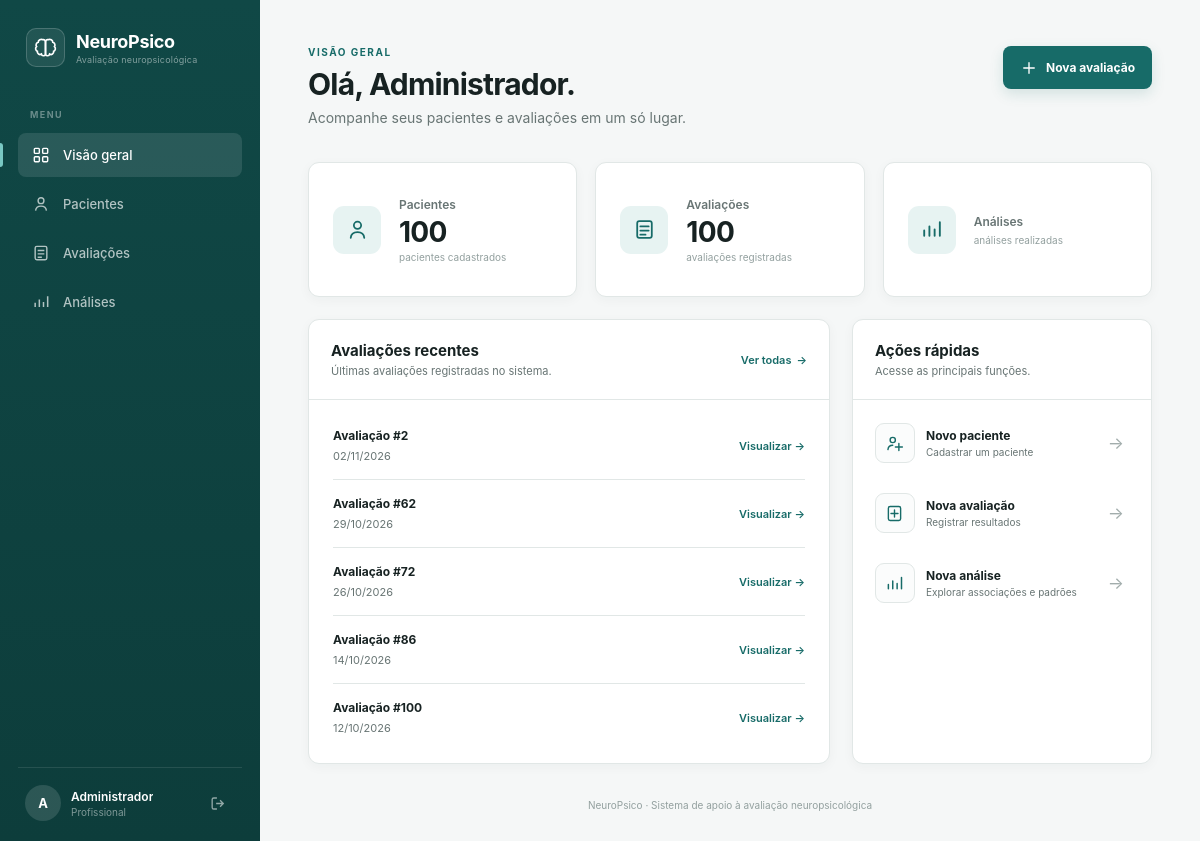
The app's page /dashboard (signed in) with its own data.
### app/models/profissional.py (models this page shows, shortened)
class Profissional(UserMixin, db.Model):
    __tablename__ = "profissional"
    id = db.Column(db.Integer, primary_key=True)
    nome = db.Column(db.String(150), nullable=False)
    email = db.Column(db.String(150), nullable=False, unique=True)
    senha = db.Column(db.String(255), nullable=False)
    avaliacoes = db.relationship(
        "Avaliacao",
        back_populates="profissional"
    )

### app/models/avaliacao.py (models this page shows, shortened)
class Avaliacao(db.Model):
    __tablename__ = "avaliacao"
    id = db.Column(db.Integer, primary_key=True)
    data = db.Column(db.Date, nullable=False)
    queixa_atual = db.Column(db.Text)
    horas_sono_anterior = db.Column(db.Float)
    observacao = db.Column(db.Text)
    profissional_id = db.Column(
        db.Integer,
        db.ForeignKey("profissional.id"),
        nullable=False
    )
    paciente_id = db.Column(
        db.Integer,
        db.ForeignKey("paciente.id"),
        nullable=False
    )
    profissional = db.relationship(
        "Profissional",
        back_populates="avaliacoes"
    )
    paciente = db.relationship(
        "Paciente",
        back_populates="avaliacoes"
    )
    ravlt = db.relationship(
        "RAVLT",
        back_populates="avaliacao",
        uselist=False,
        cascade="all, delete-orphan"
    )
    tmt = db.relationship(
        "TMT",
        back_populates="avaliacao",
        uselist=False,
        cascade="all, delete-orphan"
    )
    fluencia_verbal = db.relationship(
        "FluenciaVerbal",
        back_populates="avaliacao",
        uselist=False,
        cascade="all, delete-orphan"
    )

### app/routes/auth.py (the view)
@auth_bp.route("/dashboard")
@login_required
def dashboard():
    pacientes_com_avaliacao = db.session.scalar(
        db.select(
            db.func.count(
                db.func.distinct(Avaliacao.paciente_id)
            )
        ).where(
            Avaliacao.profissional_id == current_user.id
        )
    ) or 0
    total_avaliacoes = db.session.scalar(
        db.select(db.func.count(Avaliacao.id))
        .where(
            Avaliacao.profissional_id == current_user.id
        )
    ) or 0
    avaliacoes_recentes = db.session.scalars(
        db.select(Avaliacao)
        .where(
            Avaliacao.profissional_id == current_user.id
        )
        .order_by(
            Avaliacao.data.desc(),
            Avaliacao.id.desc()
        )
        .limit(5)
    ).all()
    df = AnaliseService.preparar_dados(current_user.id)
    indicadores = AnaliseService.calcular_indicadores(df)
    total_analises = indicadores["total_com_tres_testes"]
    return render_template(
        "dashboard.html",
        total_pacientes=pacientes_com_avaliacao,
        total_avaliacoes=total_avaliacoes,
        avaliacoes_recentes=avaliacoes_recentes
    )

### app/templates/dashboard.html (shortened to what this page needs)
{% extends "base.html" %}
{% block content %}
<header class="topbar">
    <div>
        <p class="page-eyebrow">
            VISÃO GERAL
        </p>
        <h1>
            Olá, {{ current_user.nome }}.
        </h1>
        <p class="page-description">
            Acompanhe seus pacientes e avaliações em um só lugar.
        </p>
    </div>
    <a href="{{ url_for('avaliacoes.nova') }}" class="primary-button">
        <svg viewBox="0 0 24 24" fill="none">
            <path
                d="M12 5V19M5 12H19"
                stroke="currentColor"
                stroke-width="1.8"
                stroke-linecap="round"
            />
        </svg>
        Nova avaliação
    </a>
</header>
<section class="stats-grid">
    <article class="stat-card">
        <div class="stat-icon">
            <svg viewBox="0 0 24 24" fill="none">
                <circle
                    cx="12"
                    cy="8"
                    r="3.5"
                    stroke="currentColor"
                    stroke-width="1.7"
                />
                <path
                    d="M5.5 20C5.8 16.5 8.3 14.5 12 14.5C15.7 14.5 18.2 16.5 18.5 20"
                    stroke="currentColor"
                    stroke-width="1.7"
                    stroke-linecap="round"
                />
            </svg>
        </div>
        <div class="stat-content">
            <span class="stat-label">
                Pacientes
            </span>
            <strong>{{ total_pacientes }}</strong>
            <span class="stat-description">
                pacientes cadastrados
            </span>
        </div>
    </article>
    <article class="stat-card">
        <div class="stat-icon">
            <svg viewBox="0 0 24 24" fill="none">
                <rect
                    x="5"
                    y="4"
                    width="14"
                    height="16"
                    rx="2"
                    stroke="currentColor"
                    stroke-width="1.7"
                />
                <path
                    d="M8 9H16M8 13H16M8 17H13"
                    stroke="currentColor"
                    stroke-width="1.7"
                    stroke-linecap="round"
                />
            </svg>
        </div>
        <div class="stat-content">
            <span class="stat-label">
                Avaliações
            </span>
            <strong>{{ total_avaliacoes }}</strong>
            <span class="stat-description">
                avaliações registradas
            </span>
        </div>
    </article>
    <article class="stat-card">
        <div class="stat-icon">
            <svg viewBox="0 0 24 24" fill="none">
                <path
                    d="M5 18V13M10 18V9M15 18V12M20 18V5"
                    stroke="currentColor"
                    stroke-width="1.8"
                    stroke-linecap="round"
                />
            </svg>
        </div>
        <div class="stat-content">
            <span class="stat-label">
                Análises
            </span>
            <span class="stat-description">
                análises realizadas
            </span>
        </div>
    </article>
</section>
<section class="dashboard-grid">
    <div class="panel recent-panel">
        <div class="panel-header">
            <div>
                <h2>
                    Avaliações recentes
                </h2>
                <p>
                    Últimas avaliações registradas no sistema.
                </p>
            </div>
            <a href="#" class="text-link">
                Ver todas
                <span>→</span>
            </a>
        </div>
        {% if avaliacoes_recentes %}
            <div class="recent-evaluations">
                {% for avaliacao in avaliacoes_recentes %}
                    <div class="recent-evaluation-item">
                        <div class="recent-evaluation-info">
                            <strong>
                                Avaliação #{{ avaliacao.id }}
                            </strong>
                            <span>
                                {{ avaliacao.data.strftime('%d/%m/%Y') }}
                            </span>
                        </div>
                        <a
                            href="{{ url_for('avaliacoes.visualizar', avaliacao_id=avaliacao.id) }}"
                            class="text-link"
                        >
                            Visualizar →
                        </a>
                    </div>
                {% endfor %}
            </div>
        {% endif %}
    </div>
    <div class="panel quick-panel">
        <div class="panel-header">
            <div>
                <h2>
                    Ações rápidas
                </h2>
                <p>
                    Acesse as principais funções.
                </p>
            </div>
        </div>
        <div class="quick-actions">
            <a
                href="{{ url_for('pacientes.novo') }}"
                class="quick-action"
            >
                <div class="quick-icon">
                    <svg viewBox="0 0 24 24" fill="none">
                        <circle
                            cx="10"
                            cy="8"
                            r="3"
                            stroke="currentColor"
                            stroke-width="1.6"
                        />
                        <path
                            d="M4.5 19C4.8 15.8 7 14 10 14"
                            stroke="currentColor"
                            stroke-width="1.6"
                            stroke-linecap="round"
                        />
                        <path
                            d="M17 12V20M13 16H21"
                            stroke="currentColor"
                            stroke-width="1.6"
                            stroke-linecap="round"
                        />
                    </svg>
                </div>
                <div>
                    <strong>
                        Novo paciente
                    </strong>
                    <span>
                        Cadastrar um paciente
                    </span>
                </div>
                <span class="action-arrow">
                    →
                </span>
            </a>
            <a href="{{ url_for('avaliacoes.nova') }}" class="quick-action">
                <div class="quick-icon">
                    <svg viewBox="0 0 24 24" fill="none">
                        <rect
                            x="5"
                            y="4"
                            width="14"
                            height="16"
                            rx="2"
                            stroke="currentColor"
                            stroke-width="1.6"
                        />
                        <path
                            d="M12 8V16M8 12H16"
                            stroke="currentColor"
                            stroke-width="1.6"
                            stroke-linecap="round"
                        />
                    </svg>
                </div>
                <div>
                    <strong>
                        Nova avaliação
                    </strong>
                    <span>
                        Registrar resultados
                    </span>
                </div>
                <span class="action-arrow">
                    →
                </span>
            </a>
            <a href="#" class="quick-action">
                <div class="quick-icon">
                    <svg viewBox="0 0 24 24" fill="none">
                        <path
                            d="M5 18V13M10 18V9M15 18V12M20 18V5"
                            stroke="currentColor"
                            stroke-width="1.7"
                            stroke-linecap="round"
                        />
                    </svg>
                </div>
                <div>
                    <strong>
                        Nova análise
                    </strong>
                    <span>
                        Explorar associações e padrões
                    </span>
                </div>
                <span class="action-arrow">
                    →
                </span>
            </a>
        </div>
    </div>
</section>
<footer class="content-footer">
    NeuroPsico · Sistema de apoio à avaliação neuropsicológica
</footer>
{% endblock %}

### app/templates/base.html (shortened to what this page needs)
<!DOCTYPE html>
<html lang="pt-BR">
<head>
    <link
        rel="stylesheet"
        href="{{ url_for('static', filename='css/app.css') }}"
    >
</head>
<body>
<div class="app-layout">
    <aside class="sidebar">
        <div class="sidebar-header">
            <div class="brand-icon">
            </div>
            <div>
                <span class="brand-name">NeuroPsico</span>
                <span class="brand-subtitle">
                    Avaliação neuropsicológica
                </span>
            </div>
        </div>
        <nav class="sidebar-nav">
            <span class="nav-section-title">
                MENU
            </span>
            <a
                href="{{ url_for('auth.dashboard') }}"
                class="nav-item {% if request.endpoint == 'auth.dashboard' %}active{% endif %}"
            >
                <span>Visão geral</span>
            </a>
            <a
                href="{{ url_for('pacientes.listar') }}"
                class="nav-item {% if request.blueprint == 'pacientes' %}active{% endif %}"
            >
                <svg viewBox="0 0 24 24" fill="none">
                    <circle
                        cx="12"
                        cy="8"
                        r="3.5"
                        stroke="currentColor"
                        stroke-width="1.7"
                    />
                    <path
                        d="M5.5 20C5.8 16.5 8.3 14.5 12 14.5C15.7 14.5 18.2 16.5 18.5 20"
                        stroke="currentColor"
                        stroke-width="1.7"
                    />
                </svg>
                <span>Pacientes</span>
            </a>
            <a href="{{ url_for('avaliacoes.listar') }}" class="nav-item {% if request.blueprint == 'avaliacoes' %}active{% endif %}">
                <svg viewBox="0 0 24 24" fill="none">
                    <rect
                        x="5"
                        y="4"
                        width="14"
                        height="16"
                        rx="2"
                        stroke="currentColor"
                        stroke-width="1.7"
                    />
                    <path
                        d="M8 9H16M8 13H16M8 17H13"
                        stroke="currentColor"
                        stroke-width="1.7"
                    />
                </svg>
                <span>Avaliações</span>
            </a>
            <a href="{{ url_for('analises.index') }}" class="nav-item">
                <svg viewBox="0 0 24 24" fill="none">
                    <path
                        d="M5 18V13M10 18V9M15 18V12M20 18V5"
                        stroke="currentColor"
                        stroke-width="1.8"
                    />
                </svg>
                <span>Análises</span>
            </a>
        </nav>
        <div class="sidebar-footer">
            <div class="user-info">
                <div class="user-avatar">
                    {{ current_user.nome[0] | upper }}
                </div>
                <div class="user-details">
                    <span class="user-name">
                        {{ current_user.nome }}
                    </span>
                    <span class="user-role">
                        Profissional
                    </span>
                </div>
            </div>
            <a
                href="{{ url_for('auth.logout') }}"
                class="logout-button"
                title="Sair"
            >
                <svg viewBox="0 0 24 24" fill="none">
                    <path
                        d="M10 5H6C4.9 5 4 5.9 4 7V17C4 18.1 4.9 19 6 19H10"
                        stroke="currentColor"
                        stroke-width="1.7"
                    />
                    <path
                        d="M14 8L18 12L14 16M18 12H9"
                        stroke="currentColor"
                        stroke-width="1.7"
                    />
                </svg>
            </a>
        </div>
    </aside>
    <main class="main-content">
        {% block content %}{% endblock %}
    </main>
</div>
</body>
</html>

### records on screen
Profissional: nome "A", nome "Administrador"
Avaliacao: id "2", data "02/11/2026"
Avaliacao: id "62", data "29/10/2026"
Avaliacao: id "72", data "26/10/2026"
Avaliacao: id "86", data "14/10/2026"
Avaliacao: id "100", data "12/10/2026"

### other values on screen
{{ total_pacientes }} "100"
{{ total_avaliacoes }} "100"
